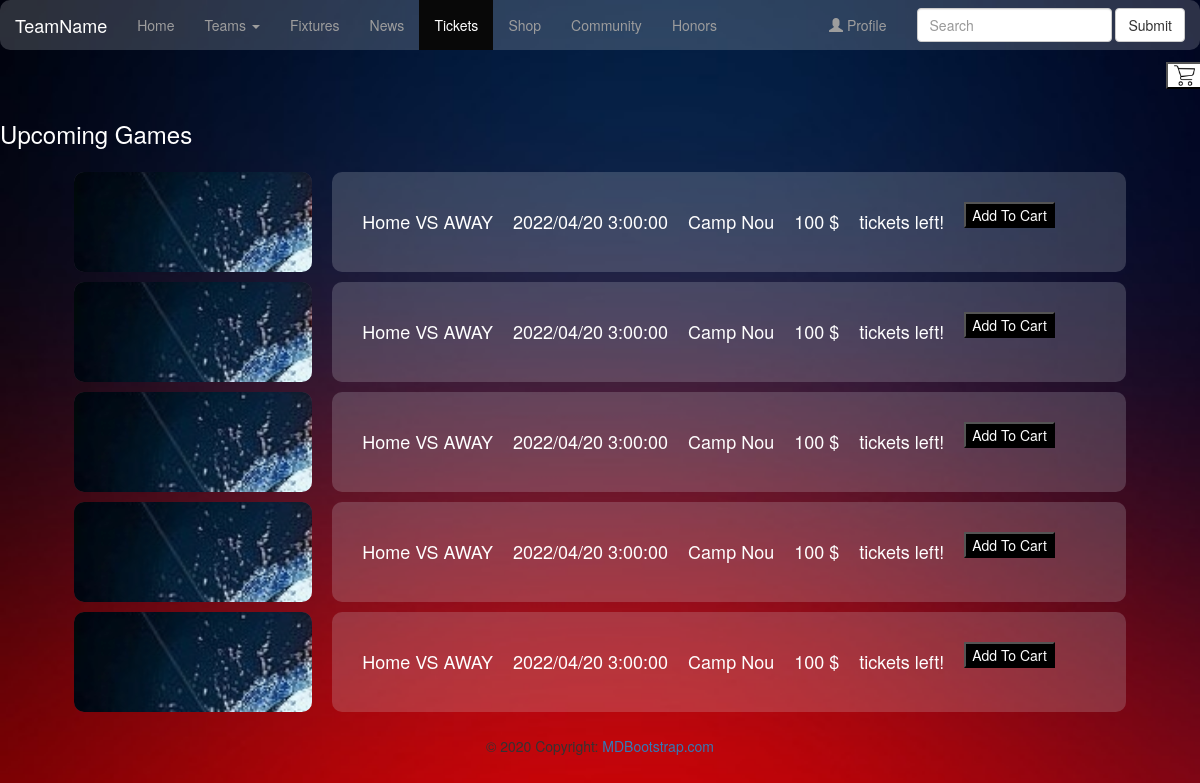
Page /tickets on the committed database.
### tables this page shows
CREATE TABLE tickets (
	ticketid	int PRIMARY KEY,
	oppteam	text NOT NULL,
	tickettime	datetime NOT NULL,
	arena	text NOT NULL,
	ticketprice	int NOT NULL
);

### app.py (the view)
@app.route('/tickets', methods=['GET', 'POST'])
def getTicket():
    if 'user' in session:
        user = session['user']
        role = session['role']
    else:
        user = None
        role = ""
    tickets = functions.getTicket()
    if request.method == 'POST':
        if 'addticketcartbut' in request.form:
            return redirect(url_for('addTicketCart', ticketid=request.form["ticketid"]))
    return render_template('tickets.html', user=user, role=role, tickets=tickets)

### functions.py (called while the page is built)
def getTicket():
    conn = sqlite3.connect('database/430Group4.db')
    cursor = conn.cursor()
    cursor.execute("select * from tickets")
    res = cursor.fetchall()
    tickets = []
    for row in res:
        tickets.append(row)
    length = len(tickets)
    remaining = 50-length
    i = 0
    for i in range(0, remaining):
        i = i+1
    cursor.close()
    conn.close()
    return tickets

### templates/tickets.html (shortened to what this page needs)
<!DOCTYPE html>
<html lang="en">
  <head>
    <link
      rel="stylesheet"
      href="https://maxcdn.bootstrapcdn.com/bootstrap/3.4.1/css/bootstrap.min.css"
    />
    <link
    href="{{ url_for('static', filename='css/tickets.css') }}"
    rel="stylesheet"
    type="text/css"
    />
  </head>
  <body>
    <nav class="navbar navbar-inverse bringToFrontDiv">
      <div class="container-fluid">
        <div class="navbar-header">
          <a class="navbar-brand" href="/">TeamName</a>
        </div>
        <ul class="nav navbar-nav">
          <li><a href="/">Home</a></li>
          <li class="dropdown">
            <a class="dropdown-toggle" data-toggle="dropdown" href="#"
              >Teams <span class="caret"></span
            ></a>
          </li>
          <li><a href="/fixtures">Fixtures</a></li>
          <li><a href="/news">News</a></li>
          <li class="active"><a href=#>Tickets</a></li>
          <li><a href="/shop">Shop</a></li>
          <li><a href="/community">Community</a></li>
          <li><a href="/honorsfb">Honors</a></li>
        </ul>
        <form class="navbar-form navbar-right" action="/action_page.php">
          <div class="form-group">
            <input type="text" class="form-control" placeholder="Search" />
          </div>
          <button type="submit" class="btn btn-default">Submit</button>
        </form>
        <ul class="nav navbar-nav navbar-right">
          <li>
            {%if user is none%}
            <a href="/login">
              <span class="glyphicon glyphicon-user"></span> Profile</a
            >
            {%else%}
            <a href="/">
              <span class="glyphicon glyphicon-user"></span> {{user}}</a
            >
            {%endif%}
          </li>
        </ul>
      </div>
    </nav>
   <div class="row">
    <form action="/cart" method="POST" autocomplete="off">
      <button class="cart_button">
        <img class="cart_img" src="{{url_for('static', filename='css/images/shop/shopping-cart.png')}}"/>
      </button>
    </form>
  </div>
    <div class="content">
        <div class="title">
            <h3>Upcoming Games</h3>
        </div>
        <div class="gamesAll">
            {%for ticket in tickets%}
            <div class="gameRow">
              <div class="bringToFrontDiv descriptiveImage">
                  <img src="{{url_for('static', filename='css/images/tickets/game.png')}}" alt="">
              </div>
                  <div class="bringToFrontDiv descriptive">
                      <div class="description">
                          <h4>Home VS {{ticket[1]}}</h4>
                          <h4>{{ticket[2]}}</h4>
                          <h4>{{ticket[3]}}</h4>
                          <h4>{{ticket[4]}} $</h4>
                          <h4>{{ticket[5]}} tickets left!</h4>
                          <form action="/tickets" method="POST" autocomplete="off">
                            <button id="addTicketCart-button" type="submit">Add To Cart</button>
                          </form>
                      </div>
                  </div>
            </div>
            {%endfor%}
        </div>
    </div>
    <footer class="page-footer font-small blue">
      <div class="footer-copyright text-center py-3">
        <a href="/"> MDBootstrap.com</a>
      </div>
    </footer>
  </body>
</html>

### static/css/tickets.css (style rules this page uses)
body { background-image: url('images/bg.jpeg'); background-repeat: no-repeat; background-attachment: fixed; background-size: cover; }
.navbar { margin: 0; border: 0; }
.bringToFrontDiv { background: rgba(219, 223, 230, 0.2); border-radius: 10px; }
.gamesAll { display:flex; flex-direction: column; row-gap:1rem; margin:2%; justify-content: center; align-items: center; height:auto; }
.gameRow { display:flex; flex-direction: row; column-gap: 2rem; width:100%; height:10rem; padding-right:5rem; padding-left:5rem; justify-content: flex-start; }
.descriptive { text-align:left; width: 100%; height:100%; }
.gameRow button { color:white; background-color: black; }
div.descriptive, div.content h2,h3,h4,p { color: white; }
div.descriptive h2,h3,h4,h5 { color:white; }
.description { display:flex; padding-top:3rem; padding-bottom:3rem; padding-left: 3rem; padding-right: 0; justify-content: flex-start; column-gap:2rem; }
.descriptiveImage { border-radius: 10px; justify-content: stretch; overflow: hidden; width:30%; height:100%; }
div.descriptiveImage img { size:auto; position: center; }
.cart_button { background-color: white; float: right; width: 3%; height: 2%; z-index: -1; margin: 1% 1% 1% 1%; }
.cart_img { float: right; width: 100%; height: 100%; z-index: +1; }

### rows in the picture
tickets: oppteam "AWAY", tickettime "2022/04/20 3:00:00", arena "Camp Nou", ticketprice "100"
tickets: oppteam "AWAY", tickettime "2022/04/20 3:00:00", arena "Camp Nou", ticketprice "100"
tickets: oppteam "AWAY", tickettime "2022/04/20 3:00:00", arena "Camp Nou", ticketprice "100"
tickets: oppteam "AWAY", tickettime "2022/04/20 3:00:00", arena "Camp Nou", ticketprice "100"
tickets: oppteam "AWAY", tickettime "2022/04/20 3:00:00", arena "Camp Nou", ticketprice "100"
